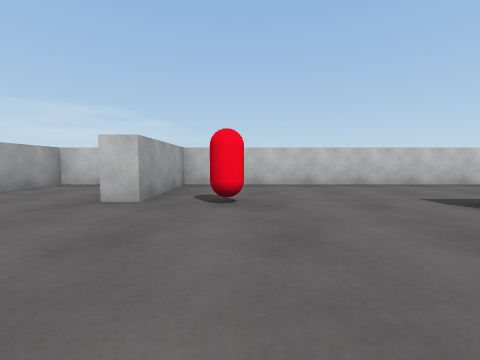
[1] (above)

15 first-person views from a walk through a 3-D level made in the Unity game engine. The camera is 0.58 m above the floor, tilts 4° down and sees 90° across. The floor is counted in squares, 1 m on a side. Each view is taken from the middle of a square. On the plan, view 1 faces up. The plan holds only what a view shows up to about 9 squares ahead; the rest is blank.

[2]
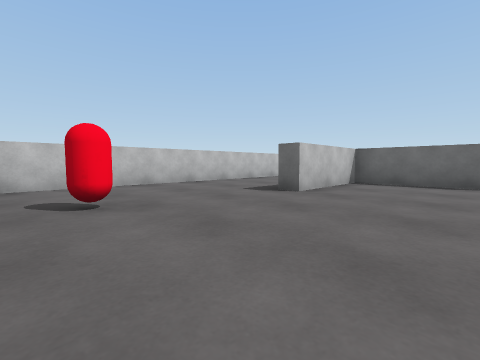

[3]
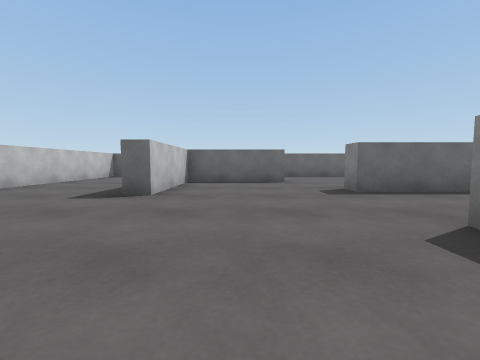

[4]
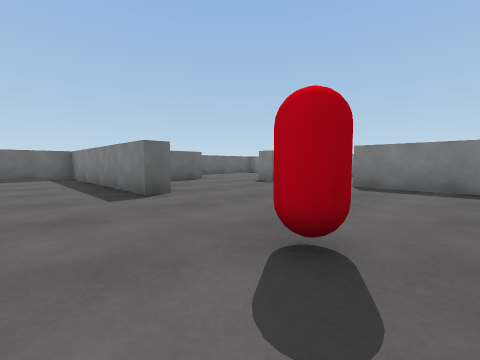

[5]
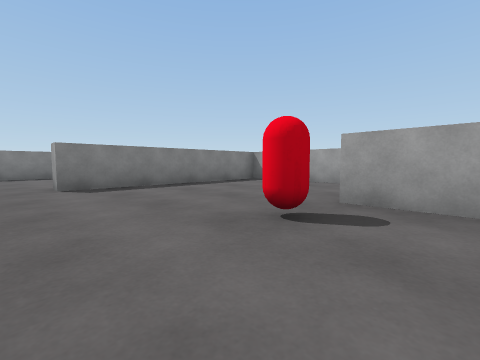

[6]
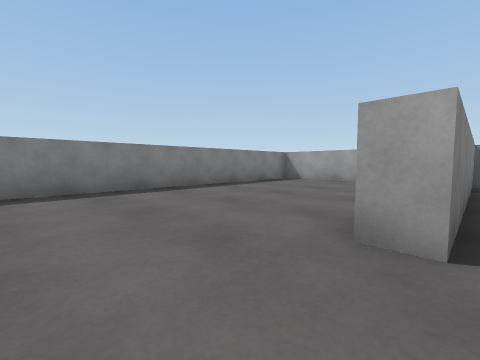

[7]
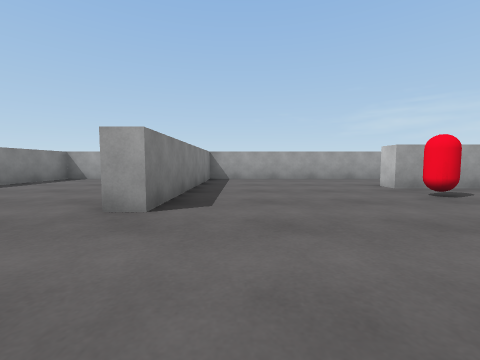

[8]
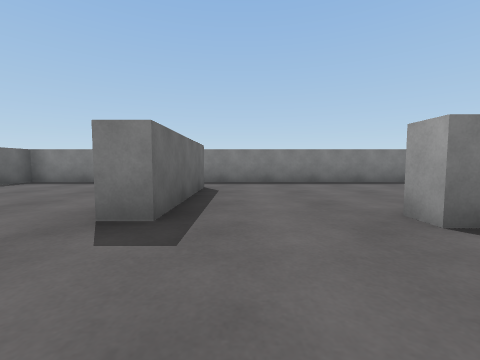

[9]
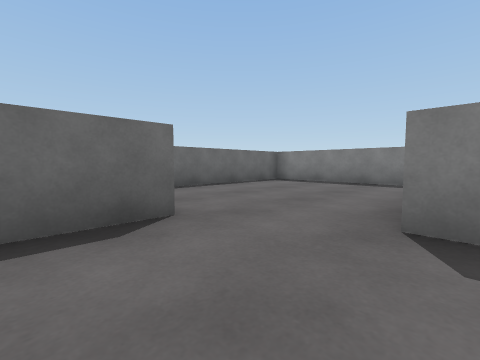

[10]
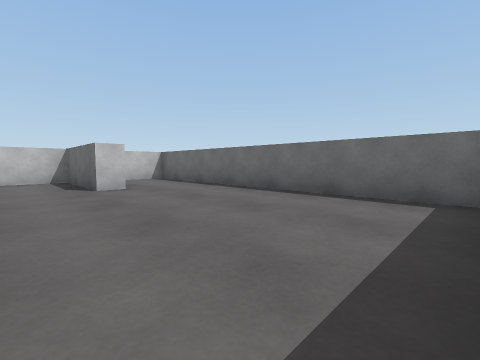

[11]
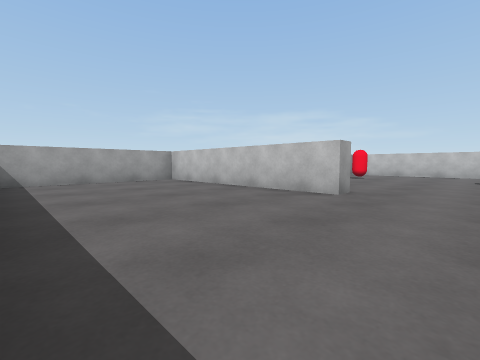

[12]
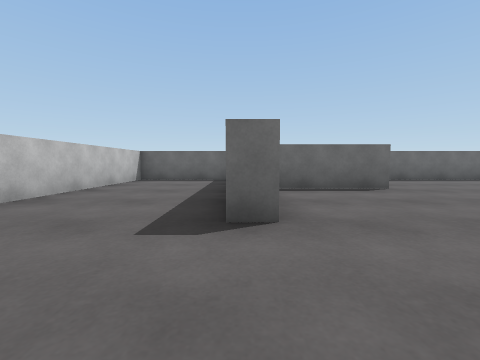

[13]
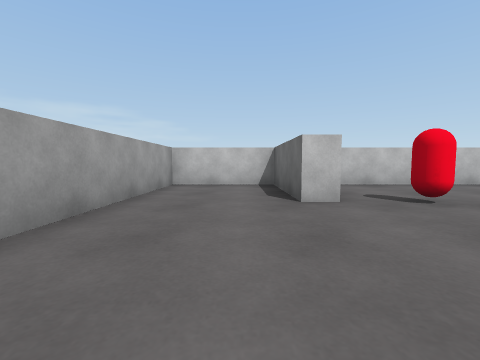

[14]
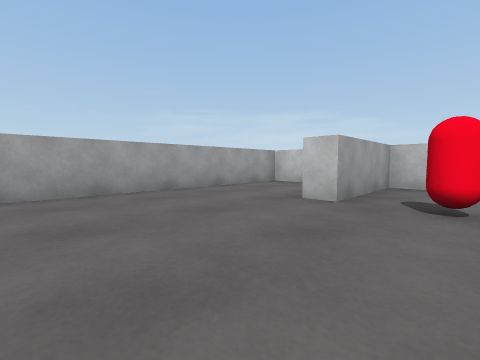

[15]
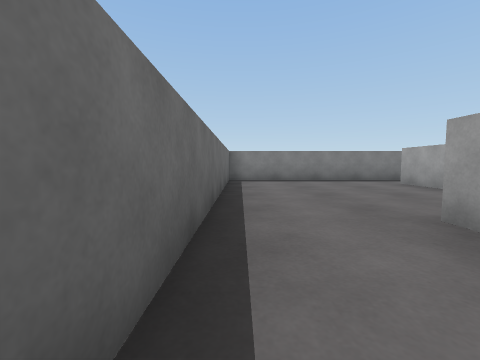

### Floor plan
Ten units are one square. View 1 is at (0, 0); x grows to the right and y downward. Boxes are objects, and circles mark ways between rooms. Rooms are numbered by the first view taken in them; rooms with no view inside come last. Other rooms are left out.
<svg viewBox="-53 -70 152 138">
<path fill="none" stroke="#000" d="M64 4 64 -26 33 -26 33 -31 94 -31 94 -65 -15 -65 -15 -36 -21 -36 -21 -65 -48 -65 -48 11 12 11 12 16M39 26 39 14 45 14M44 32 44 49M70 -1 70 4 64 4M34 63 94 63 94 -26 80 -26M12 16 -48 16 -48 63 34 63M39 48 39 26"/>
<rect x="-5" y="-45" width="10" height="10" fill="#bbb"><title>red capsule</title></rect>
<circle cx="53" cy="10" r="3" fill="#2a7"/>
<circle cx="25" cy="20" r="3" fill="#2a7"/>
<circle cx="40" cy="55" r="3" fill="#2a7"/>
<text x="20" y="-30">1</text>
<text x="70" y="30">2</text>
<text x="-10" y="40">3</text>
</svg>
Room 1 opens to room 2. Room 1 opens to room 3. Room 2 opens to room 3.

Where each view was taken, in squares from view 1:
view 1: 0 up, 0 right, facing up
view 2: 0 up, 1 left, facing up-right
view 3: 1 up, 1 left, facing right
view 4: 5 up, 1 left, facing down-right
view 5: 5 up, 2 right, facing down-left
view 6: 1 down, 3 right, facing down-left
view 7: 0 up, 4 right, facing left
view 8: 1 up, 3 right, facing down
view 9: 1 up, 4 right, facing down-right
view 10: 6 down, 5 right, facing up-right
view 11: 6 down, 3 right, facing up-left
view 12: 3 up, 1 right, facing right
view 13: 0 up, 3 left, facing up
view 14: 0 up, 0 right, facing up-left
view 15: 2 up, 9 right, facing down
